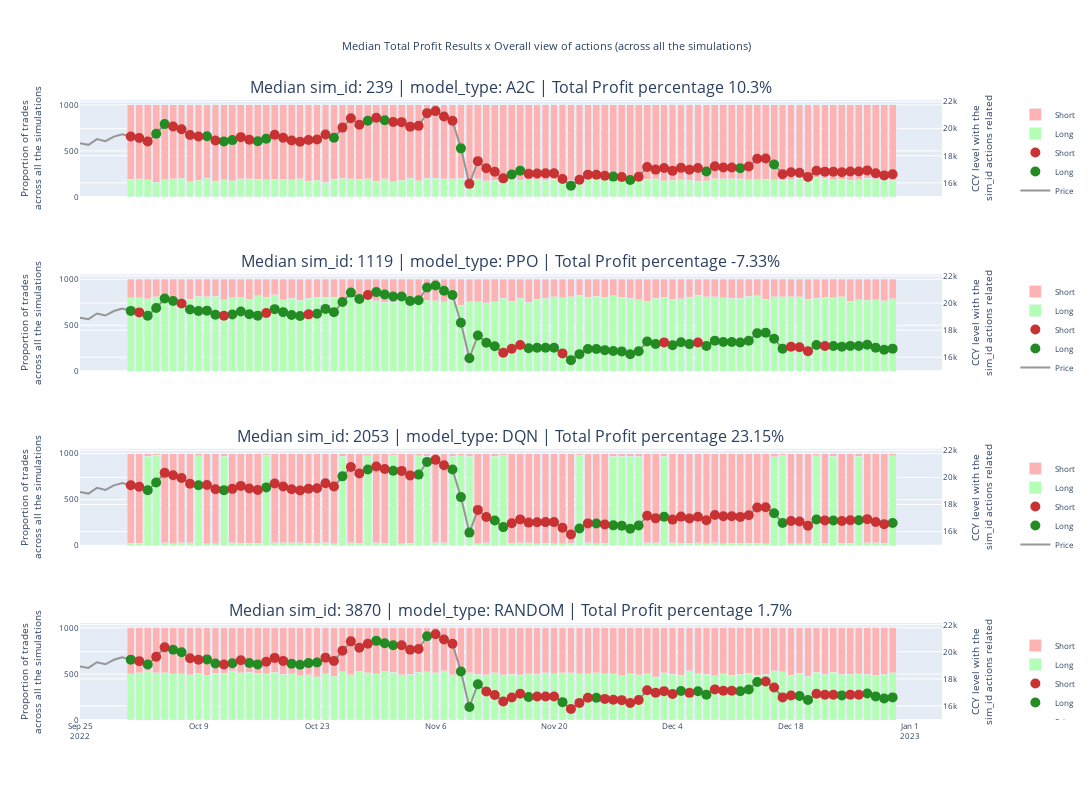

The code cell stored with this chart in its notebook:
### Code cell
plot_robot_actions_all_sim_id_all_models(config_file_name_without_extension, median_sim_id_A2C, median_sim_id_PPO, median_sim_id_DQN, median_sim_id_RANDOM)
